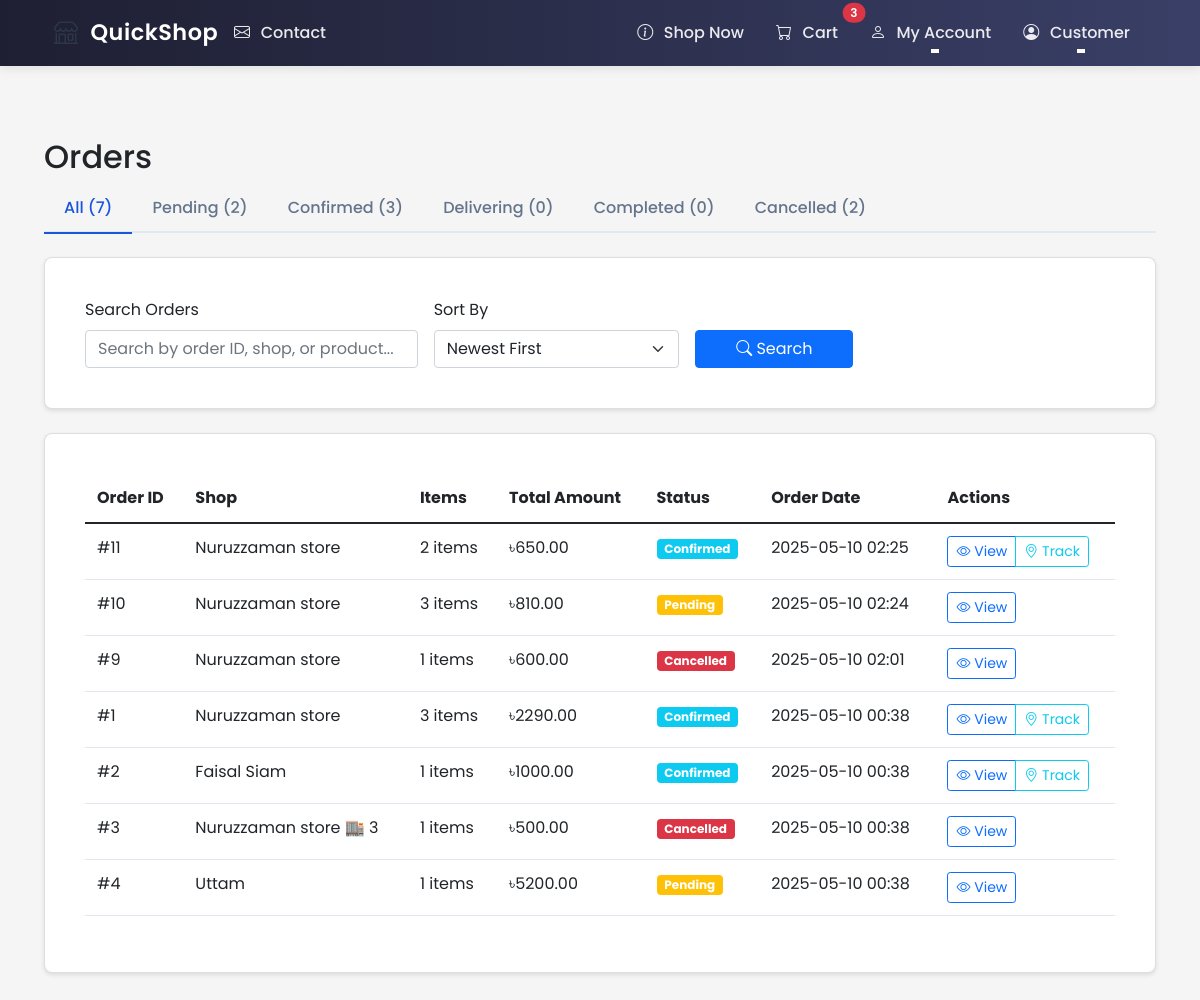
The page /user/orders (signed in) on the database its author committed.
### ecommerce/models/user.py (models this page shows, shortened)
class User(UserMixin, db.Model):
    id = db.Column(db.Integer, primary_key=True)
    username = db.Column(db.String(80), unique=True, nullable=False)
    email = db.Column(db.String(120), unique=True, nullable=False)
    password_hash = db.Column(db.String(128))
    role = db.Column(db.String(20), nullable=False, default='user')  # user, shop_owner, delivery, admin
    phone = db.Column(db.String(20))  # Added phone number field
    location_lat = db.Column(db.Float)
    location_lng = db.Column(db.Float)
    address = db.Column(db.String(200))
    created_at = db.Column(db.DateTime, default=datetime.utcnow)
    updated_at = db.Column(db.DateTime, default=datetime.utcnow, onupdate=datetime.utcnow)
    is_active = db.Column(db.Boolean, default=True)
    email_notifications = db.Column(db.Boolean, default=True)
    orders = db.relationship('Order', lazy=True, foreign_keys='Order.customer_id')
    shop = db.relationship('Shop', backref='owner', lazy=True, uselist=False)
    deliveries = db.relationship('Order', backref='assigned_delivery_person', lazy=True,
                               foreign_keys='Order.delivery_person_id')

### ecommerce/models/order.py (models this page shows, shortened)
class Order(db.Model):
    id = db.Column(db.Integer, primary_key=True)
    customer_id = db.Column(db.Integer, db.ForeignKey('user.id'), nullable=False)
    shop_id = db.Column(db.Integer, db.ForeignKey('shop.id'), nullable=False)
    delivery_person_id = db.Column(db.Integer, db.ForeignKey('user.id'))
    status = db.Column(db.String(20), nullable=False, default='pending')
    total_amount = db.Column(db.Float, nullable=False, default=0.0)
    delivery_fee = db.Column(db.Float, nullable=False, default=5.0)  # Default delivery fee
    delivery_address = db.Column(db.String(200), nullable=True)  # Made nullable
    delivery_lat = db.Column(db.Float, nullable=True)  # Made nullable for consistency
    delivery_lng = db.Column(db.Float, nullable=True)  # Made nullable for consistency
    created_at = db.Column(db.DateTime, default=datetime.utcnow)
    updated_at = db.Column(db.DateTime, default=datetime.utcnow, onupdate=datetime.utcnow)
    estimated_delivery_time = db.Column(db.DateTime)
    special_instructions = db.Column(db.Text)
    payment_method = db.Column(db.String(20), nullable=False, default='cod')  # cod, bkash, nagad, card
    payment_status = db.Column(db.String(20), nullable=False, default='pending')  # pending, paid, failed
    payment_details = db.Column(db.JSON)  # Store payment method specific details
    payment_transaction_id = db.Column(db.String(100))  # For online payments
    items = db.relationship('OrderItem', backref='order', lazy=True, cascade='all, delete-orphan')
    customer = db.relationship('User', foreign_keys=[customer_id])
    delivery_person = db.relationship('User', foreign_keys=[delivery_person_id], backref='delivery_orders')
    shop = db.relationship('Shop', foreign_keys=[shop_id], backref='orders')

### ecommerce/models/shop.py (models this page shows, shortened)
class Shop(db.Model):
    id = db.Column(db.Integer, primary_key=True)
    name = db.Column(db.String(100), nullable=False)
    description = db.Column(db.Text)
    about = db.Column(db.Text)  # New field for shop-specific About content
    owner_id = db.Column(db.Integer, db.ForeignKey('user.id'), nullable=False)
    location_lat = db.Column(db.Float, nullable=True)
    location_lng = db.Column(db.Float, nullable=True)
    address = db.Column(db.String(200), nullable=True)
    phone = db.Column(db.String(20))
    email = db.Column(db.String(120))
    website = db.Column(db.String(200))
    business_hours = db.Column(db.Text)  # Stored as JSON string
    created_at = db.Column(db.DateTime, default=datetime.utcnow)
    is_active = db.Column(db.Boolean, default=True)
    products = db.relationship('Product', backref='shop', lazy=True)

### ecommerce/routes/user.py (the view, shortened to what this page needs)
@user_bp.route('/orders')
@login_required
@customer_required
def orders():
    search_query = request.args.get('q', '')
    status = request.args.get('status')
    sort = request.args.get('sort', 'newest')
    page = request.args.get('page', 1, type=int)
    per_page = 10
    query = Order.query.filter_by(customer_id=current_user.id)
    status_counts = {
        'all': query.count(),
        'pending': query.filter(Order.status == 'pending').count(),
        'confirmed': query.filter(Order.status == 'confirmed').count(),
        'delivering': query.filter(Order.status == 'delivering').count(),
        'completed': query.filter(Order.status == 'completed').count(),
        'cancelled': query.filter(Order.status == 'cancelled').count()
    }
    if status:
        query = query.filter_by(status=status)
    if sort == 'oldest':
        query = query.order_by(Order.created_at.asc())
    elif sort == 'highest':
        query = query.order_by(Order.total_amount.desc())
    elif sort == 'lowest':
        query = query.order_by(Order.total_amount.asc())
    else:  # newest
        query = query.order_by(Order.created_at.desc())
    pagination = query.paginate(page=page, per_page=per_page)
    orders = pagination.items
    return render_template('user/orders.html',
                         orders=orders,
                         pagination=pagination,
                         status_counts=status_counts,
                         current_status=status,
                         current_sort=sort,
                         search_query=search_query)

### ecommerce/templates/user/orders.html (shortened to what this page needs)
{% extends "base.html" %}
{% block content %}
<div class="container mt-4">
    <h2>Orders</h2>
    <div class="mb-4">
        <div class="nav nav-tabs">
            <a class="nav-link {{ 'active' if not current_status }}" href="{{ url_for('user.orders') }}">
                All ({{ status_counts['all'] }})
            </a>
            <a class="nav-link {{ 'active' if current_status == 'pending' }}" href="{{ url_for('user.orders', status='pending') }}">
                Pending ({{ status_counts['pending'] }})
            </a>
            <a class="nav-link {{ 'active' if current_status == 'confirmed' }}" href="{{ url_for('user.orders', status='confirmed') }}">
                Confirmed ({{ status_counts['confirmed'] }})
            </a>
            <a class="nav-link {{ 'active' if current_status == 'delivering' }}" href="{{ url_for('user.orders', status='delivering') }}">
                Delivering ({{ status_counts['delivering'] }})
            </a>
            <a class="nav-link {{ 'active' if current_status == 'completed' }}" href="{{ url_for('user.orders', status='completed') }}">
                Completed ({{ status_counts['completed'] }})
            </a>
            <a class="nav-link {{ 'active' if current_status == 'cancelled' }}" href="{{ url_for('user.orders', status='cancelled') }}">
                Cancelled ({{ status_counts['cancelled'] }})
            </a>
        </div>
    </div>
    <div class="card mb-4">
        <div class="card-body">
            <form class="row g-3" method="GET" action="{{ url_for('user.orders') }}">
                <div class="col-md-4">
                    <label class="form-label">Search Orders</label>
                    <input type="text" class="form-control" name="q"
                           value="{{ search_query }}"
                           placeholder="Search by order ID, shop, or product...">
                </div>
                <div class="col-md-3">
                    <label class="form-label">Sort By</label>
                    <select class="form-select" name="sort">
                        <option value="newest" {% if current_sort == 'newest' %}selected{% endif %}>Newest First</option>
                    </select>
                </div>
                <div class="col-md-2 d-flex align-items-end">
                    <button type="submit" class="btn btn-primary w-100">
                        <i class="bi bi-search"></i> Search
                    </button>
                </div>
            </form>
        </div>
    </div>
    <div class="card">
        <div class="card-body">
            {% if orders %}
                <div class="table-responsive">
                    <table class="table">
                        <thead>
                            <tr>
                                <th>Order ID</th>
                                <th>Shop</th>
                                <th>Items</th>
                                <th>Total Amount</th>
                                <th>Status</th>
                                <th>Order Date</th>
                                <th>Actions</th>
                            </tr>
                        </thead>
                        <tbody>
                            {% for order in orders %}
                                <tr>
                                    <td>#{{ order.id }}</td>
                                    <td>{{ order.shop.name }}</td>
                                    <td>{{ order.items|length }} items</td>
                                    <td>৳{{ "%.2f"|format(order.total_amount) }}</td>
                                    <td>
                                        <span class="badge bg-{{ {
                                            'pending': 'warning',
                                            'confirmed': 'info',
                                            'delivering': 'primary',
                                            'completed': 'success',
                                            'cancelled': 'danger'
                                        }[order.status] }}">
                                            {{ order.status|title }}
                                        </span>
                                    </td>
                                    <td>{{ order.created_at.strftime('%Y-%m-%d %H:%M') }}</td>
                                    <td>
                                        <div class="btn-group">
                                            <a href="{{ url_for('user.order_detail', order_id=order.id) }}"
                                               class="btn btn-sm btn-outline-primary">
                                                <i class="bi bi-eye"></i> View
                                            </a>
                                            {% if order.status in ['delivering', 'confirmed'] %}
                                                <a href="{{ url_for('user.track_order', order_id=order.id) }}"
                                                   class="btn btn-sm btn-outline-info">
                                                    <i class="bi bi-geo-alt"></i> Track
                                                </a>
                                            {% endif %}
                                        </div>
                                    </td>
                                </tr>
                            {% endfor %}
                        </tbody>
                    </table>
                </div>
            {% else %}
                <div class="text-center py-4">
                    <p class="text-muted mb-0">No orders found matching your criteria.</p>
                </div>
            {% endif %}
        </div>
    </div>
</div>
{% endblock %}

### ecommerce/templates/base.html (shortened to what this page needs)
<!DOCTYPE html>
<html lang="en">
<head>
    <link href="https://cdn.jsdelivr.net/npm/bootstrap@5.1.3/dist/css/bootstrap.min.css" rel="stylesheet">
    <link rel="stylesheet" href="https://cdn.jsdelivr.net/npm/bootstrap-icons@1.7.2/font/bootstrap-icons.css">
    <link rel="stylesheet" href="{{ url_for('static', filename='css/style.css') }}">
</head>
<body class="d-flex flex-column min-vh-100">
    <nav class="navbar navbar-expand-lg navbar-light">
        <div class="container">
            <a class="logo" href="{{ url_for('main.index') }}">
                <span class="logo-icon">
                    <i class="bi bi-shop"></i>
                </span>
                <span class="logo">QuickShop</span>
            </a>
            <div class="collapse navbar-collapse" id="navbarNav">
                <ul class="navbar-nav me-auto">
                    <li class="nav-item">
                        <a class="nav-link" href="{{ url_for('main.contact_page') }}">
                            <i class="bi bi-envelope"></i> Contact
                        </a>
                    </li>
                </ul>
                <ul class="navbar-nav ms-auto">
                    {% if current_user.is_authenticated %}
                        {% if current_user.role == 'admin' %}
                        <li class="nav-item">
                            <a class="nav-link" href="{{ url_for('admin.dashboard') }}">
                                <i class="bi bi-speedometer2"></i> Admin Panel
                            </a>
                        </li>
                        <li class="nav-item dropdown">
                            <a class="nav-link dropdown-toggle" href="#" role="button" data-bs-toggle="dropdown">
                                <i class="bi bi-gear"></i> Manage
                            </a>
                            <ul class="dropdown-menu">
                                <li>
                                    <a class="dropdown-item" href="{{ url_for('admin.orders') }}">
                                        <i class="bi bi-box-seam"></i> Orders
                                    </a>
                                </li>
                                <li>
                                    <a class="dropdown-item" href="{{ url_for('admin.manage_shops') }}">
                                        <i class="bi bi-shop"></i> Shops
                                    </a>
                                </li>
                                <li>
                                    <a class="dropdown-item" href="{{ url_for('admin.manage_delivery') }}">
                                        <i class="bi bi-truck"></i> Delivery
                                    </a>
                                </li>
                                <li>
                                    <a class="dropdown-item" href="{{ url_for('admin.settings') }}">
                                        <i class="bi bi-gear"></i> Settings
                                    </a>
                                </li>
                            </ul>
                        </li>
                        {% else %}
                        <li class="nav-item">
                            <a class="nav-link" href="{{ url_for('shop.index') }}" </a>
                                <i class="bi bi-info-circle"></i> Shop Now
                            </a>
                        </li>
                        <li class="nav-item">
                            <a class="nav-link position-relative" href="{{ url_for('main.cart') }}">
                                <i class="bi bi-cart"></i> Cart
                                <span class="position-absolute top-0 start-100 translate-middle badge rounded-pill bg-danger cart-count">
                                </span>
                            </a>
                        </li>
                        <li class="nav-item dropdown">
                            <a class="nav-link dropdown-toggle" href="#" role="button" data-bs-toggle="dropdown">
                                <i class="bi bi-person"></i> My Account
                            </a>
                        </li>
                        {% endif %}
                        <li class="nav-item dropdown">
                            <a class="nav-link dropdown-toggle" href="#" role="button" data-bs-toggle="dropdown">
                                <i class="bi bi-person-circle"></i> {{ current_user.username }}
                            </a>
                        </li>
                    {% endif %}
                </ul>
            </div>
        </div>
    </nav>
    <div class="flash-messages-container">
    </div>
    <main class="flex-shrink-0">
        {% block content %}{% endblock %}
    </main>
</body>
</html>

### rows shown on the page
User: username "Customer"
Order: id "11", shop.name "Nuruzzaman store", items|length "2", total_amount "650.00", status "Confirmed", created_at "2025-05-10 02:25"
Order: id "10", shop.name "Nuruzzaman store", items|length "3", total_amount "810.00", status "Pending", created_at "2025-05-10 02:24"
Order: id "9", shop.name "Nuruzzaman store", items|length "1", total_amount "600.00", status "Cancelled", created_at "2025-05-10 02:01"
Order: id "1", shop.name "Nuruzzaman store", items|length "3", total_amount "2290.00", status "Confirmed", created_at "2025-05-10 00:38"
Order: id "2", shop.name "Faisal Siam", items|length "1", total_amount "1000.00", status "Confirmed", created_at "2025-05-10 00:38"
Order: id "3", shop.name "Nuruzzaman store 🏬 3", items|length "1", total_amount "500.00", status "Cancelled", created_at "2025-05-10 00:38"
Order: id "4", shop.name "Uttam", items|length "1", total_amount "5200.00", status "Pending", created_at "2025-05-10 00:38"

### other values the page prints
{{ status_counts['all'] }} "7"
{{ status_counts['pending'] }} "2"
{{ status_counts['confirmed'] }} "3"
{{ status_counts['delivering'] }} "0"
{{ status_counts['completed'] }} "0"
{{ status_counts['cancelled'] }} "2"
